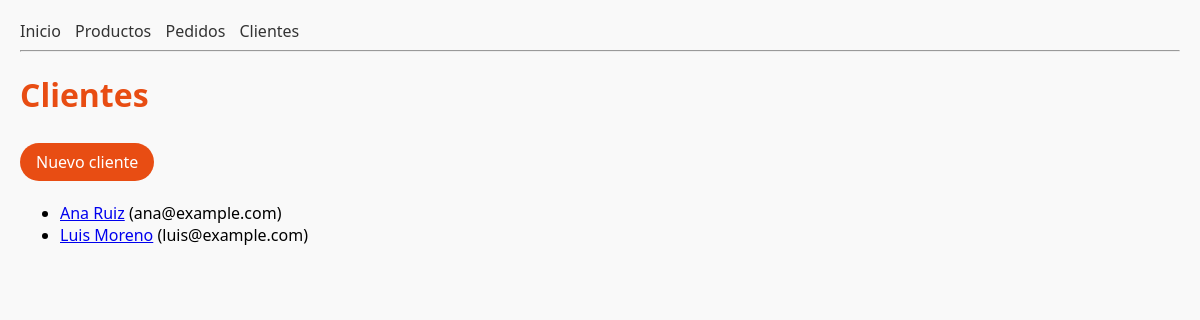
Page /clientes/ on the earlier database version.
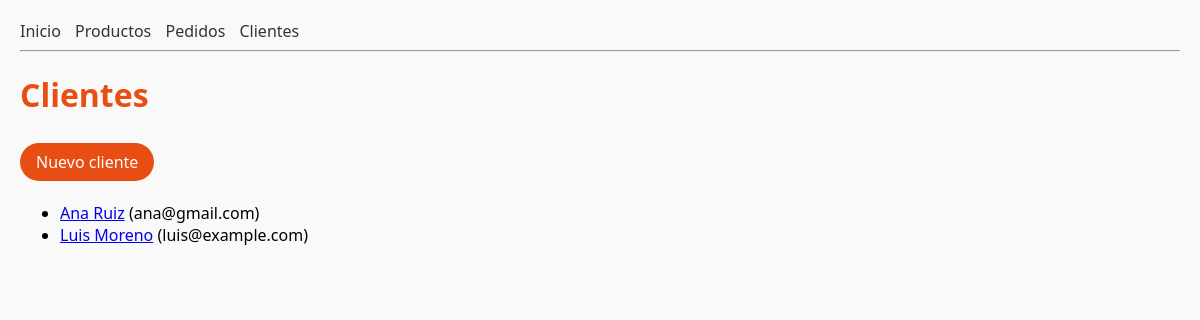
Same page on the later database version.
### tienda/models.py (models this page shows, shortened)
class Cliente(models.Model):
    nombre = models.CharField(max_length=100)
    email = models.EmailField(unique=True)
    fecha_registro = models.DateTimeField(auto_now_add=True)
    activo = models.BooleanField(default=True)

### tienda/views.py (the view)
# urls.py: path("clientes/", views.lista_clientes, name="lista_clientes"),
def lista_clientes(request):
    clientes = Cliente.objects.all().order_by("nombre")
    return render(request, "tienda/lista_clientes.html", {"clientes": clientes})

### tienda/templates/tienda/lista_clientes.html (shortened to what this page needs)
{% extends "tienda/base.html" %}
{% block content %}
    <h1>Clientes</h1>
    <p>
        <a href="{% url 'tienda:crear_cliente' %}" class="btn primary">Nuevo cliente</a>
    </p>
    <ul>
        {% for c in clientes %}
            <li>
                <a href="{% url 'tienda:detalle_cliente' c.pk %}" >{{ c.nombre }}</a>
                ({{ c.email }})
            </li>
        {% endfor %}
    </ul>
{% endblock %}

Differences in the rows shown:
changed Cliente "Ana Ruiz": email "ana@example.com" → "ana@gmail.com"
